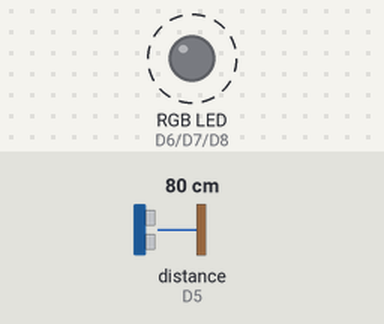
A sketch run on a simulated ESP8266 (NodeMCU). Parts: an RGB LED mixed from three pins (HIGH = lit). Wiring (inferred from the names in the program): ultrasonic range finder: trigger D3; echo D5. Dashed ring = blinking. The inputs (shaded band) are chosen by the test bench; at power-on: distance to the obstacle (sensor on D5) 80 cm. The echo pulse lasts 58.3 µs per cm; pins used as bus, display or sensor lines are not drawn; what the sketch prints to the serial monitor is not drawn.

Above: at 0.91 s.
1.4 s: distance to the obstacle (sensor on D5) set to 29 cm
4.4 s: distance to the obstacle (sensor on D5) set to 24 cm
At 4.83 s:
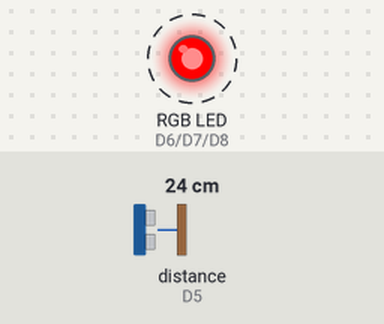
7.4 s: distance to the obstacle (sensor on D5) set to 35 cm
At 7.56 s:
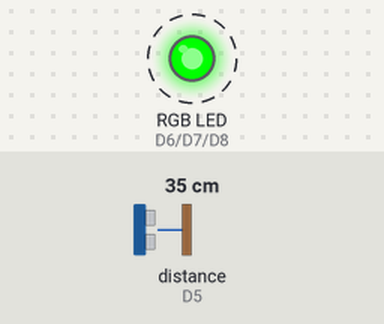
Timing chart, 0 to 16.4 s (numbered marks = the images above; inputs shaded):
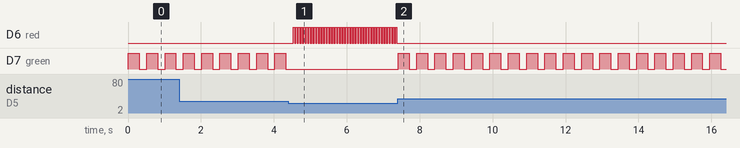

Measured:
- the behaviour switches between 26 and 25 cm on distance to the obstacle (sensor on D5) (found by bisection; images 0 and 1)
- after the input at 4.4 s, D6 (red): alternates HIGH for 0.04 s and LOW for 0.04 s, starting after 0.13 s; D7 (green): stops changing and stays LOW
- after the input at 7.4 s, D6 (red): stops changing and stays LOW; D7 (green): alternates HIGH for 0.30 s and LOW for 0.20 s, starting at once
- by itself, D7 (green): alternates HIGH for 0.30 s and LOW for 0.20 s

The sketch:

code06_ultarasonic_rgb.ino
```cpp
const int trigPin = D3;
const int echoPin = D5;
const int red = D6;
const int green = D7;
const int blue = D8;

long duration;
double distance;

void setup() {
  Serial.begin(115200);
  Serial.println("The board has started");

  pinMode(trigPin, OUTPUT);
  pinMode(trigPin, OUTPUT);
  pinMode(red, OUTPUT);
  pinMode(green, OUTPUT);
  pinMode(blue, OUTPUT);
}

void loop() {
  digitalWrite(trigPin, LOW);
  delayMicroseconds(2);

  digitalWrite(trigPin, HIGH);
  delayMicroseconds(10);
  digitalWrite(trigPin, LOW);

  duration = pulseIn(echoPin, HIGH);
  distance = duration*0.034/2;

  Serial.print("Distance : ");  Serial.print(distance);  Serial.print(" cm");

  if(distance < 25){
    digitalWrite(red, HIGH);
    delay(35);
    digitalWrite(red, LOW);
    delay(35);
  }else{
    digitalWrite(green, HIGH);
    delay(300);
    digitalWrite(green, LOW);
    delay(200);
  }
}
```
